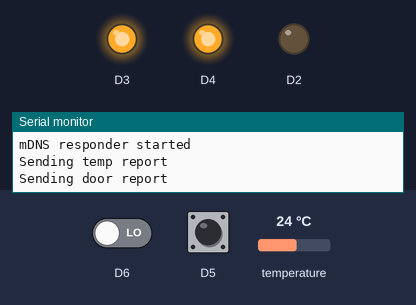
The program below on a simulated ESP8266 (Wemos D1 mini). Shown: output pins drawn as LEDs (lit = HIGH), the last lines printed to the serial monitor. Inputs (shaded band) come from the test bench; at power-on: D6 LOW, D5 HIGH, temperature 24 °C. WiFi joins after 1.5 s; servers stay silent unless stated; no MQTT or app messages arrive unless stated.

Above: at 17.8 s.
17.9 s: D6 driven HIGH
At 22.2 s:
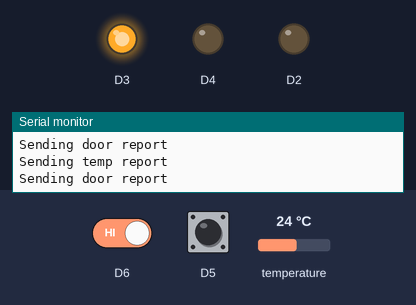
32.4 s: D6 driven LOW
At 44.5 s:
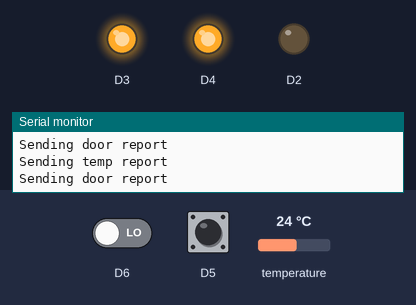
Timing chart, 0 to 46.0 s (numbered marks = the images above; inputs shaded):
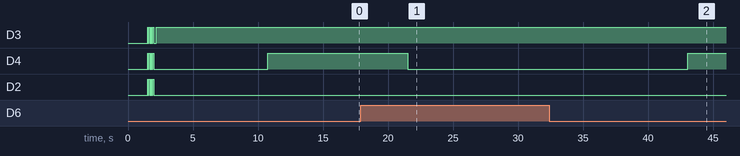

The program:

main.cpp
```cpp
#include "wifi-credentials.h"
#include <Arduino.h>
#include <ESP8266WiFi.h>
#include <ESP8266WiFiMulti.h>
#include <ESP8266mDNS.h>
#include <ArduinoOTA.h>
#include <ledcontrol.h>
#include <tempreporter.h>
#include <doorreporter.h>
#include <powerreporter.h>

#ifndef IOT_ID
  #error “IOT_ID not specified. Define this in platform.ini for your target”
#endif

#ifndef TOPIC_SPACE
  #error “TOPIC_SPACE not specified. Define this in platform.ini for your target”
#endif


#define DEBOUNCE_MS 50
volatile long lastDebounceTime = 0;
volatile long lastTick = -1;

const char* mqtt_server = BROKER;
//const char* mqtt_garage_id = "garageThingy1";
const char* mqtt_temp_id = IOT_ID "_temp";
const char* mqtt_door_id = IOT_ID "_door";
const char* mqtt_power_id = IOT_ID "_power";


ESP8266WiFiMulti WiFiMulti;

TempReporter tempReporter(D1, IOT_ID, { mqtt_server, TOPIC_SPACE "temperature", mqtt_temp_id});
DoorReporter doorReporter(D6, IOT_ID, { mqtt_server, TOPIC_SPACE "door", mqtt_door_id});
PowerReporter powerReporter(D5, IOT_ID, { mqtt_server,TOPIC_SPACE "power", mqtt_power_id});

long tempReportLastSend = 0;
long doorReportLastSend = 0;
long powerReportLastSend = 0;


void reboot() {
  LedControl::RebootSignal();
  ESP.restart();
}

void ICACHE_RAM_ATTR handleInterrupt ();

void handleInterrupt() {
  // Check to see if the change is within a debounce delay threshold.
  boolean debounce = (millis() - lastDebounceTime) <= DEBOUNCE_MS;

  long timeNow = millis();
  // This update to the last debounce check is necessary regardless of debounce state.
  lastDebounceTime = timeNow;

  // Ignore reads within a debounce delay threshold.
  if(debounce) return;

  powerReporter.SetTickPeriod(timeNow - lastTick);

  lastTick = timeNow;
}

void verifyWifi() {

  if (WiFiMulti.run() == WL_CONNECTED)
    return;

  Serial.print("No connection...");
  LedControl::SetRed(true);
  byte num_retries = 60;
  byte retries = 0;
  while (WiFiMulti.run() != WL_CONNECTED) { // Wait for the Wi-Fi to connect: scan for Wi-Fi networks, and connect to the strongest of the networks above
    Serial.print("connecting...");
    delay(1000);
    LedControl::ToggleBlue();
    if(retries++ > num_retries){
      Serial.print("Restarting.");
      reboot();
    }
  }
  Serial.print("Connected to ");
  Serial.println(WiFi.SSID());              // Tell us what network we're connected to
  Serial.print("IP address:\t");
  Serial.println(WiFi.localIP());
  Serial.print("MAC: ");
  Serial.println(WiFi.macAddress());
  Serial.print("ChipID: ");
  Serial.println(ESP.getChipId());
  LedControl::SetRed(false);
}

void setup() {
  LedControl::InitLeds();

  Serial.begin(9600);
  Serial.setDebugOutput(true);
  delay(10);
  Serial.println("\n\n\n\n");
  Serial.println("setting up...");
  for (unsigned char i = 0; i < sizeof(wifiCredentials) / sizeof(wifiCredentials[0]); i+=2) {
     WiFiMulti.addAP(wifiCredentials[i], wifiCredentials[i+1]);
  }

  verifyWifi();

  LedControl::SetBlue(true);
  LedControl::SetRed(true);
  LedControl::SetGreen(true);

  for(byte i = 0; i < 10; i++){
    delay(50);
    LedControl::ToggleBlue();
    LedControl::ToggleRed();
    LedControl::ToggleGreen();
  }
  LedControl::SetBlue(false);
  LedControl::SetRed(false);
  LedControl::SetGreen(false);

  if(!tempReporter.connect() || !doorReporter.connect() || !powerReporter.connect())
  {
    Serial.println("Could not connect to broker. restarting...");
    reboot();
  }

  attachInterrupt(digitalPinToInterrupt(powerReporter.GetTickPin()), handleInterrupt, FALLING);

   if (!MDNS.begin(IOT_ID)) {             // Start the mDNS responder for esp8266.local
    Serial.println("Error setting up MDNS responder!");
  }
  Serial.println("mDNS responder started");
  ArduinoOTA.begin();
  LedControl::SetGreen(true);
}

void handleTempReporter() {
  tempReporter.reconnectingLoop();
  //garageReporter.report("Door!");
  long t = (millis() - tempReportLastSend) / 1000;
  if (t >= 10) {
    Serial.println("Sending temp report");
    tempReporter.Report();

    tempReportLastSend = millis();
  }
}

void handleDoorReporter() {
  doorReporter.reconnectingLoop();
  long t = (millis() - doorReportLastSend) / 1000;
  if (t >= 10) {
    Serial.println("Sending door report");
    bool state = doorReporter.Report();
    LedControl::SetRed(!state);
    doorReportLastSend = millis();
  }

}
void handlePowerReporter() {
  powerReporter.reconnectingLoop();
  powerReporter.Report();
}

void loop() {
  verifyWifi();
  handleTempReporter();
  handleDoorReporter();
  handlePowerReporter();
  MDNS.update();
  ArduinoOTA.handle();
}
```

wifi-credentials.h
```cpp
const char* SSID = "SSID";
const char* Passwd = "PASSWD";

const char* wifiCredentials[] = {
    "SSID", "PASSWD" //,

    };
```

Measured:
- after the input at 17.9 s, D4: HIGH → LOW after 3.6 s
- after the input at 32.4 s, D4: LOW → HIGH after 10.7 s
